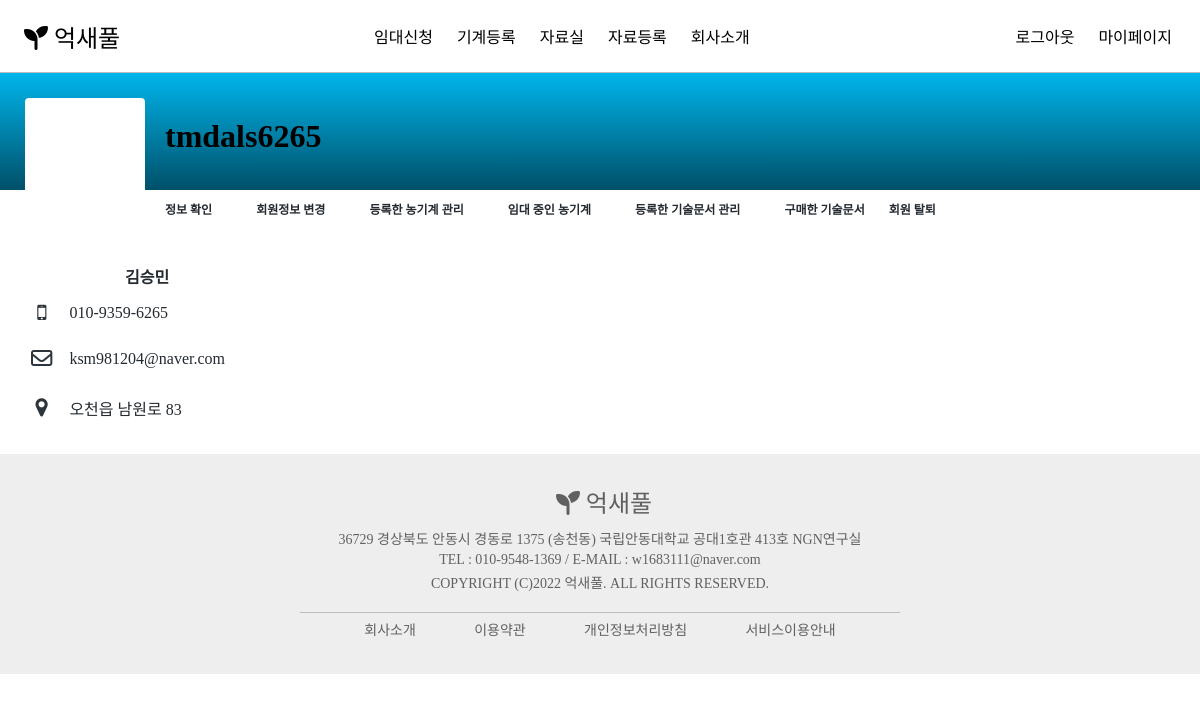
The app's page /member-mypage.php (signed in) with its own data.
### tables this page shows
CREATE TABLE IF NOT EXISTS `member` (
  `id` varchar(16) NOT NULL COMMENT '아이디',
  `password` varchar(64) NOT NULL COMMENT '비밀번호',
  `phone` char(16) DEFAULT NULL COMMENT '전화번호',
  `name` varchar(16) NOT NULL COMMENT '이름',
  `email` varchar(64) DEFAULT NULL COMMENT '이메일',
  `address` varchar(128) DEFAULT NULL,
  `latest` timestamp NOT NULL DEFAULT current_timestamp() ON UPDATE current_timestamp() COMMENT '가장최근로그인(salt)',
  `datetime` timestamp NOT NULL DEFAULT '0000-00-00 00:00:00' COMMENT 'latest 직전 로그인(salt)',
  `login_count` int(11) unsigned NOT NULL DEFAULT 0 COMMENT '로그인횟수(salt)',
  `IP` varchar(16) NOT NULL DEFAULT '' COMMENT '접속IP(salt)',
  PRIMARY KEY (`id`)
);

### member-mypage.php (the view, shortened to what this page needs)
<!DOCTYPE html>
<html lang="en">
<head>
    <link rel="stylesheet" href="style.css">
</head>
<body>
    <?php include_once "member-profile.php"; ?>
    <section>
        <div class="profile-content">
            <div class="tab-content p-0">
                <div class="tab-pane fade in active show" id="profile-about">
                    <div class="table-responsive">
                        <table class="table table-profile">
                        <?php
                        require_once "dbcon.php";
                        $user_id = $_SESSION['id'];
                        $member_query = "SELECT * FROM member WHERE id = '$user_id'";
                        if($result = mysqli_query($conn, $member_query )){
                        $row = mysqli_fetch_assoc($result);
                        $user_name = $row['name'];
                        $user_mobile = $row['phone'];
                        $user_email = $row['email'];
                        $user_address = $row['address'];
                        echo <<< FORM
                            <thead>
                                <tr>
                                    <th></th>
                                    <th>$user_name</th>
                                </tr>
                            </thead>
                            <tbody>
                                <tr>
                                    <td class="field" style="text-align:center;"><i class="fa fa-mobile fa-lg m-r-5" style="margin-right:10px;"></i></td>
                                    <td>$user_mobile</td>
                                </tr>
                                <tr class="divider">
                                    <td colspan="2"></td>
                                </tr>
                                <tr>
                                    <td class="field" style="text-align:center;"><i class="fa fa-envelope-o fa-lg m-r-5" style="margin-right:10px"></i></td>
                                    <td>$user_email</td>
                                </tr>
                                <tr class="divider">
                                    <td colspan="2"></td>
                                </tr>
                                <tr>
                                    <td class="field" style="text-align:center;"><i class="fa fa-map-marker fa-lg m-r-5" style="margin-right:10px"></i></td>
                                    <td>$user_address</td>
                                </tr>
                            </tbody>
                        FORM;
                        }
                        ?>
                        </table>
                    </div>
                </div>
            </div>
        </div>
    </section>
</body>
</html>

### style.css (style rules this page uses)
:root { --color-white: #ffffff; --color-light-white: #eeeeee; --color-dark-white: #bdbdbd; --color-pink: #fe918d; --color-dark-pink: #ff6863; --color-dark-grey: #4d4d4d; --color-grey: #616161; --color-light-grey: #7c7979; --color-blue: #73aace; --color-yellow: #fff7d1; --color-orange: #feb546; --color-black: #000000; --color-black-a: rgba(0, 0, 0, 0.5); --color-navbar: #171c22; --color-light-navbar: #272e35; --color-light-navbar2: #325777; --font-big: 48px; --font-large: 32px; --font-medium: 24px; --font-regular: 20px; --font-small: 16px; --font-micro: 14px; --weight-bold: 700; --weight-semi-bold: 600; --weight-regular: 400; --weight-thin: 100; --size-border-radius: 4px; --animation-duration: 300ms; }
* { box-sizing: border-box; }
body { margin: 0; cursor: default; }
a { text-decoration: none; color: var(--color-black); }
ul { padding-left: 0; }
li { list-style: none; }
p { font-size: var(--font-small); font-weight: var(--font-regular); color: var(--color-black); margin: 4px 0; }
#navbar { width: 100%; display: flex; align-items: center; justify-content: space-between; padding: 0 16px 0 16px; border-bottom: 1px solid var(--color-dark-white); z-index: 10; }
.navbar_list { display: flex; }
.navbar_logo { font-size: var(--font-medium); color: var(--color-black); font-family: 'Gugi', cursive; padding-left: 8px; }
.navbar_list li { padding: 8px 12px; font-size: var(--font-regular), var(--weight-thin); }
#footer { width: 100%; height: 220px; padding: 30px; background-color: var(--color-light-white); text-align: center; }
.footer_logo { width: 150px; display: inline-block; line-height: 40px; }
.footer_logo i, .footer_logo a { color: var(--color-grey); }
.footer_text_p { font-size: var(--font-micro); color: var(--color-grey); }
.footer_box { max-width: 600px; margin: 0 auto; border-top: 1px solid var(--color-dark-white); margin-top: 20px; }
.footer_list { margin: 0; padding: 6px; display: flex; justify-content: space-evenly; }
.profile-content { padding: 25px; border-radius: 4px }
.profile-content:after, .profile-content:before { content: ''; display: table; clear: both }
.profile-content .tab-content, .profile-content .tab-pane { background: 0 0 }
.table.table-profile>thead>tr>th { border-bottom: none !important }
.table.table-profile>tbody>tr>td, .table.table-profile>thead>tr>th { border: none; padding-top: 7px; padding-bottom: 7px; color: #242a30; background: 0 0 }
.table.table-profile>tbody>tr>td.field { width: 20%; text-align: left; font-weight: 600; color: #2d353c }
.table.table-profile>tbody>tr.divider>td { padding: 0 !important; height: 10px }

### records on screen
member: name "김승민", phone "010-9359-6265", email "ksm981204@naver.com", address "오천읍 남원로 83"

### other values on screen
$user_id "tmdals6265"
